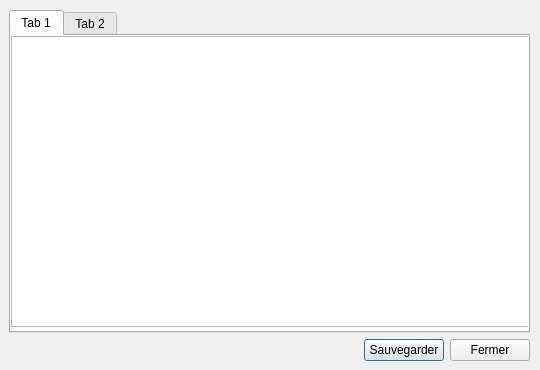
<?xml version="1.0" encoding="UTF-8"?>
<ui version="4.0">
 <class>Dialog</class>
 <widget class="QDialog" name="Dialog">
  <property name="geometry">
   <rect>
    <x>0</x>
    <y>0</y>
    <width>540</width>
    <height>370</height>
   </rect>
  </property>
  <property name="windowTitle">
   <string>Dialog</string>
  </property>
  <widget class="QWidget" name="verticalLayoutWidget">
   <property name="geometry">
    <rect>
     <x>9</x>
     <y>10</y>
     <width>521</width>
     <height>351</height>
    </rect>
   </property>
   <layout class="QVBoxLayout" name="verticalLayout">
    <item>
     <widget class="QTabWidget" name="tabWidget">
      <property name="currentIndex">
       <number>0</number>
      </property>
      <widget class="QWidget" name="tab">
       <attribute name="title">
        <string>Tab 1</string>
       </attribute>
       <widget class="QTextBrowser" name="textBrowser">
        <property name="geometry">
         <rect>
          <x>0</x>
          <y>0</y>
          <width>519</width>
          <height>291</height>
         </rect>
        </property>
       </widget>
      </widget>
      <widget class="QWidget" name="tab_2">
       <attribute name="title">
        <string>Tab 2</string>
       </attribute>
      </widget>
     </widget>
    </item>
    <item>
     <layout class="QHBoxLayout" name="horizontalLayout">
      <item>
       <spacer name="horizontalSpacer">
        <property name="orientation">
         <enum>Qt::Horizontal</enum>
        </property>
        <property name="sizeHint" stdset="0">
         <size>
          <width>40</width>
          <height>20</height>
         </size>
        </property>
       </spacer>
      </item>
      <item>
       <widget class="QPushButton" name="pushButton_2">
        <property name="text">
         <string>Sauvegarder</string>
        </property>
       </widget>
      </item>
      <item>
       <widget class="QPushButton" name="pushButton">
        <property name="text">
         <string>Fermer</string>
        </property>
       </widget>
      </item>
     </layout>
    </item>
   </layout>
  </widget>
 </widget>
 <resources/>
 <connections/>
</ui>
